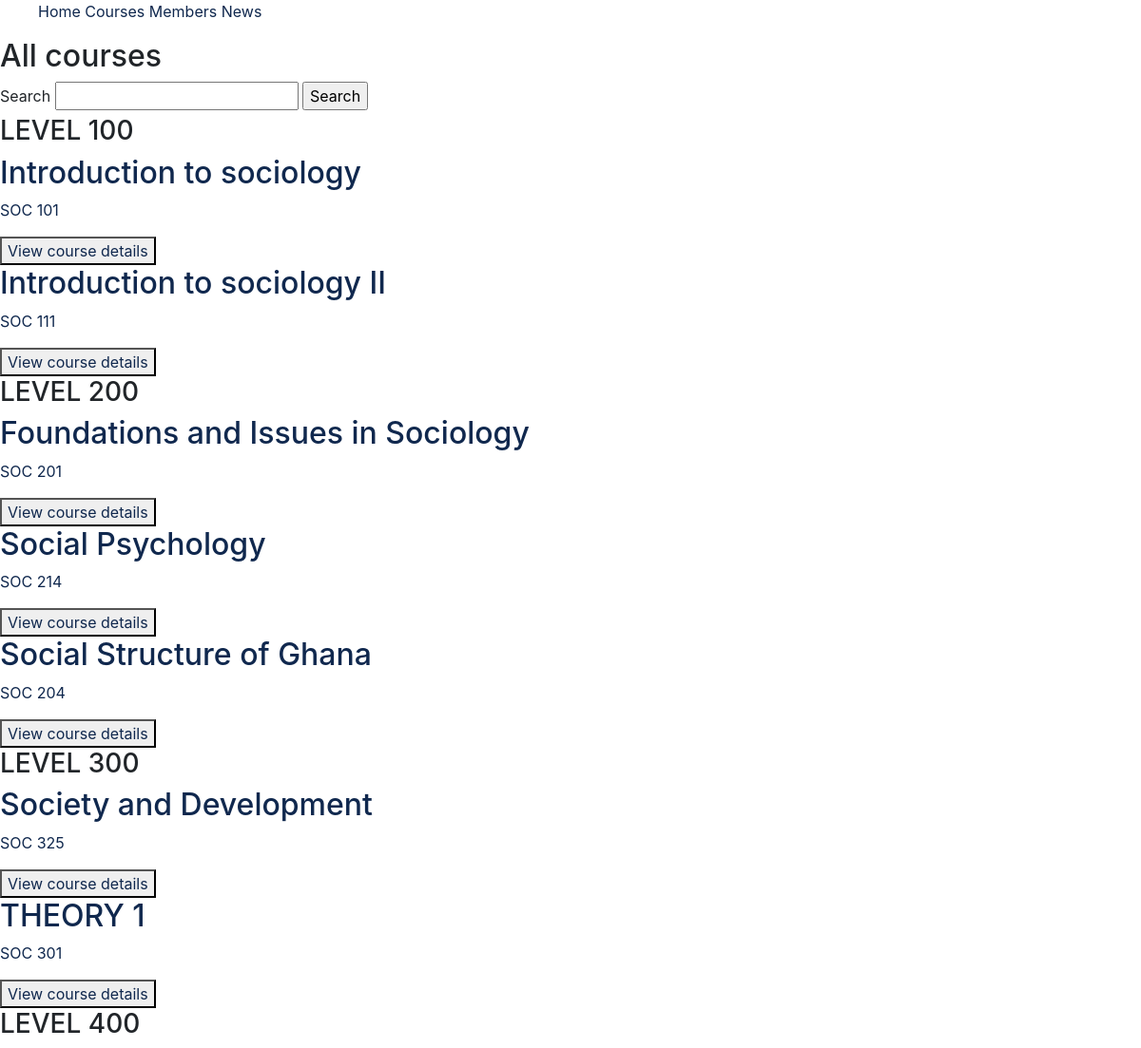
/courses/courses_all, run on the app's committed database.
### courses/models.py (models this page shows, shortened)
class Course(models.Model):
    name=models.CharField(max_length=300)
    course_code=models.CharField(max_length=100)
    level = models.CharField(max_length=5)
    description = models.TextField(blank=True)
    requirements = models.TextField(blank=True)

### courses/views.py (the view)
# urls.py: path('courses_all', views.courses_all, name='courses_all'),
def courses_all(request):
    level_100_courses = Course.objects.filter(level=100)
    level_200_courses = Course.objects.filter(level=200)
    level_300_courses = Course.objects.filter(level=300)
    level_400_courses = Course.objects.filter(level=400)
    context = {
        'level_100_courses':level_100_courses,
        'level_200_courses':level_200_courses,
        'level_300_courses':level_300_courses,
        'level_400_courses':level_400_courses
    }
    return render(request, 'courses/courses_all.html', context)

### templates/courses/courses_all.html (shortened to what this page needs)
{% extends 'base.html' %}
{% block content %}
<h2> All courses </h2>
    <form action="{% url 'search' %}">
        <label for="search">Search</label>
        <input type="text" name="search" id="search">
        <input type="submit" value="Search" value="{{ values.search }}" placeholder= "{{values.search}}">
    </form>
    <h3>LEVEL 100</h3>
    {% if level_100_courses %}
        {% for course in level_100_courses %}
        <h2><a href="{% url 'course' course.id %}">{{course.name}}</a></h2>
        <p><a href="#">{{course.course_code}}</a></p>
        <button><a href="{% url 'course' course.id %}">View course details</a></button>
        {% endfor %}
    {% endif %}
    <h3>LEVEL 200</h3>
    {% if level_200_courses %}
        {% for course in level_200_courses %}
        <h2><a href="{% url 'course' course.id %}">{{course.name}}</a></h2>
        <p><a href="#">{{course.course_code}}</a></p>
        <button><a href="{% url 'course' course.id %}">View course details</a></button>
        {% endfor %}
    {% endif %}
    <h3>LEVEL 300</h3>
    {% if level_300_courses %}
        {% for course in level_300_courses %}
        <h2><a href="{% url 'course' course.id %}">{{course.name}}</a></h2>
        <p><a href="#">{{course.course_code}}</a></p>
        <button><a href="{% url 'course' course.id %}">View course details</a></button>
        {% endfor %}
    {% endif %}
    <h3>LEVEL 400</h3>
{% endblock %}

### static/css/styles.css (style rules this page uses)
body { background: none; }

### data on the page
Course: name "Introduction to sociology", course_code "SOC 101"
Course: name "Introduction to sociology II", course_code "SOC 111"
Course: name "Foundations and Issues in Sociology", course_code "SOC 201"
Course: name "Social Psychology", course_code "SOC 214"
Course: name "Social Structure of Ghana", course_code "SOC 204"
Course: name "Society and Development", course_code "SOC 325"
Course: name "THEORY 1", course_code "SOC 301"
